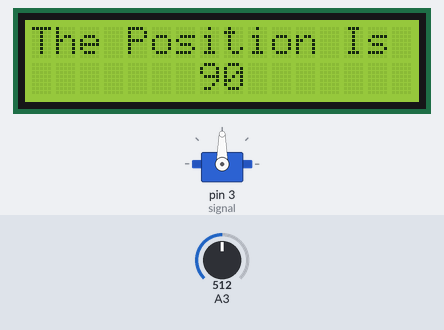
Bench run of a sketch on a simulated Arduino Uno, built with avr-gcc and run on an emulated ATmega328P. On the bench: 16×2 character LCD, servo. Inputs (shaded band) come from the test bench; at power-on: A3 = 512. What the sketch prints to the serial monitor is not drawn.

Above: at 1.2 s.
1.3 s: A3 set to 716
At 2.4 s:
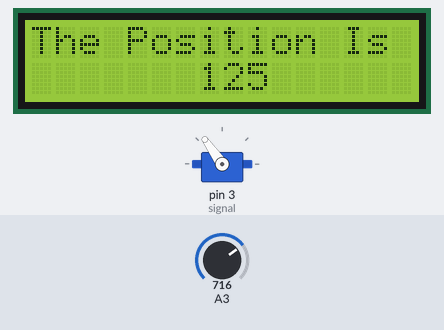
2.9 s: A3 set to 900
At 3.4 s:
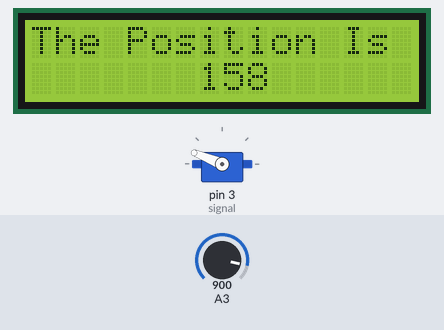
4.5 s: A3 set to 61
At 5.7 s:
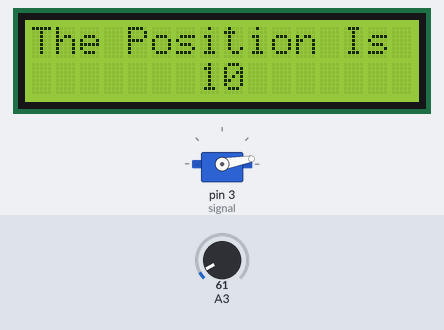
6.1 s: A3 set to 52
At 7.5 s:
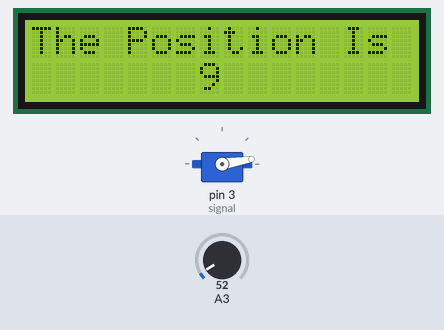
9.1 s: A3 set to 122
At 10.4 s:
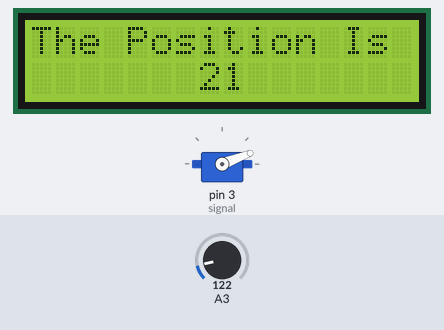
10.7 s: A3 set to 0
At 11.2 s:
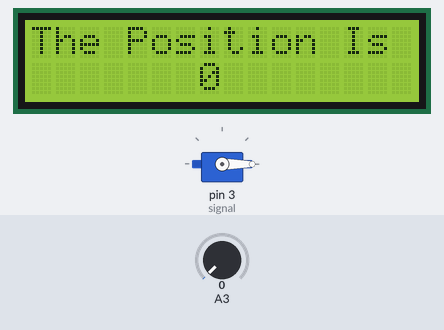
Timing chart, 0 to 13.7 s (numbered marks = the images above; inputs shaded):
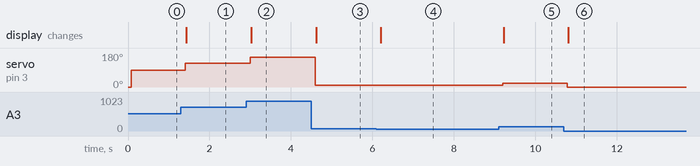

Measured:
- after the input at 1.3 s, servo on pin 3 (signal): 90° → 125° after 0.11 s; the display: changes after 0.13 s (image 1)
- after the input at 2.9 s, servo on pin 3 (signal): 125° → 158° after 0.10 s; the display: changes after 0.12 s (image 2)
- after the input at 4.5 s, servo on pin 3 (signal): 158° → 10° after 0.10 s; the display: changes after 0.12 s (image 3)
- after the input at 6.1 s, servo on pin 3 (signal): 10° → 9° after 0.08 s; the display: changes after 0.10 s (image 4)
- after the input at 9.1 s, servo on pin 3 (signal): 9° → 21° after 0.10 s; the display: changes after 0.12 s (image 5)
- after the input at 10.7 s, servo on pin 3 (signal): 21° → 0° after 0.09 s; the display: changes after 0.11 s (image 6)

The sketch:

joystick.ino
```cpp
#include <Servo.h>
#include <LiquidCrystal_I2C.h>
LiquidCrystal_I2C lcd(0x27,16,2);
Servo myservo;
int signal = 3;
int xvalue;
int yvalue;
void setup() {
lcd.init();
lcd.backlight();
myservo.attach(signal);
pinMode(A0,INPUT);
pinMode(A1,INPUT);
Serial.begin(9600);
myservo.write(0);
}

void loop() {
 lcd.setCursor(0,0);
 xvalue = analogRead(A3);
 Serial.print("X=");
 Serial.println(xvalue);
 myservo.write(map(xvalue, 0,1023, 0,180));
 if(map(xvalue, 0,1023, 0,180)<=90){
 lcd.clear();
 lcd.setCursor(0,0);
 lcd.print("The Position Is");
 lcd.setCursor(7,1);
 lcd.print(map(xvalue, 0,1023, 0,180));
 delay(100);
 }
 else{
  lcd.clear();
  lcd.setCursor(0,0);
  lcd.print("The Position Is");
  lcd.setCursor(7,1);
  lcd.print(map(xvalue, 0,1023, 0,180));
  delay(100);
 }
}
```
